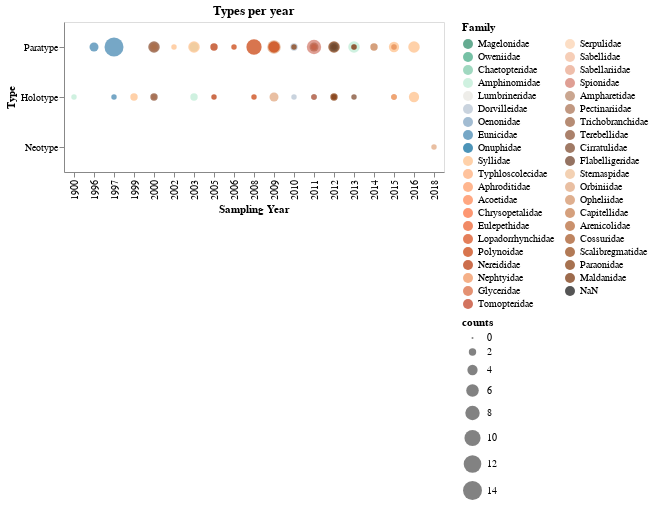

Notebook code for this chart:
### Markdown cell above
### Gráf. de Tipos

### Code cell
tipo = alt.Chart(temp, height=150, title='Types per year').mark_circle().encode(
    x = alt.X('start_year:O', title='Sampling Year'),
    y = alt.Y('type:N', title= 'Type',
              sort=alt.EncodingSortField('counts', op='sum', order='descending')),
    color= alt.Color('family:N', title='Family',
                     scale=alt.Scale(domain=list(cores_familia.keys()), range=list(cores_familia.values())),
                     legend= alt.Legend(columns=2, symbolLimit=42)), 
    size= alt.Size('counts'),
    tooltip= [alt.Tooltip('type', title='type'),
              alt.Tooltip('start_year', title='start year'),
              alt.Tooltip('counts', title='counts')]
)

# tipo.save('./graphs/tipo/tipos_por_ano-colors_per_family.html')

tipo

### Figure 1 — Vega-Lite specification as saved in the notebook (floating-point values rounded to 4 significant figures)
{"config": {"view": {"continuousWidth": 400, "continuousHeight": 300}}, "data": {"name": "data-362509d75ab292431a3acda6b02298bb"}, "mark": "circle", "encoding": {"color": {"type": "nominal", "field": "family", "legend": {"columns": 2, "symbolLimit": 42}, "scale": {"domain": ["Magelonidae", "Oweniidae", "Chaetopteridae", "Amphinomidae", "Lumbrineridae", "Dorvilleidae", "Oenonidae", "Eunicidae", "Onuphidae", "Syllidae", "Typhloscolecidae", "Aphroditidae", "Acoetidae", "Chrysopetalidae", "Eulepethidae", "Lopadorrhynchidae", "Polynoidae", "Nereididae", "Nephtyidae", "Glyceridae", "Tomopteridae", "Serpulidae", "Sabellidae", "Sabellariidae", "Spionidae", "Ampharetidae", "Pectinariidae", "Trichobranchidae", "Terebellidae", "Cirratulidae", "Flabelligeridae", "Sternaspidae", "Orbiniidae", "Opheliidae", "Capitellidae", "Arenicolidae", "Cossuridae", "Scalibregmatidae", "Paraonidae", "Maldanidae", "NaN"], "range": ["#238762", "#3CA67F", "#77c8a5", "#bbebd3", "#e7e5df", "#b2c0d0", "#7A9FBF", "#3c81ae", "#00669a", "#ffbd84", "#ffaa74", "#ff9760", "#ff814b", "#fc6b36", "#eb5824", "#d94814", "#c83b03", "#b73000", "#f18e56", "#D96236", "#bf381b", "#fbd0ad", "#f2b999", "#e8a287", "#d27666", "#b48061", "#a66c4b", "#975b39", "#874c2c", "#774124", "#683720", "#eebd93", "#dfa47a", "#d28d60", "#c37746", "#b4622f", "#a3501d", "#92420e", "#823606", "#732c02", "#0D0D0D"]}, "title": "Family"}, "size": {"type": "quantitative", "field": "counts"}, "tooltip": [{"type": "nominal", "field": "type", "title": "type"}, {"type": "quantitative", "field": "start_year", "title": "start year"}, {"type": "quantitative", "field": "counts", "title": "counts"}], "x": {"type": "ordinal", "field": "start_year", "title": "Sampling Year"}, "y": {"type": "nominal", "field": "type", "sort": {"field": "counts", "op": "sum", "order": "descending"}, "title": "Type"}}, "height": 150, "title": "Types per year", "$schema": "https://vega.github.io/schema/vega-lite/v4.8.1.json", "datasets": {"data-362509d75ab292431a3acda6b02298bb": [{"type": "Holotype", "start_year": 1900.0, "family": "Amphinomidae", "counts": 1}, {"type": "Holotype", "start_year": 1997.0, "family": "Eunicidae", "counts": 1}, {"type": "Holotype", "start_year": 1999.0, "family": "Syllidae", "counts": 2}, {"type": "Holotype", "start_year": 2000.0, "family": "Sabellidae", "counts": 1}, {"type": "Holotype", "start_year": 2000.0, "family": "Terebellidae", "counts": 2}, {"type": "Holotype", "start_year": 2003.0, "family": "Amphinomidae", "counts": 2}, {"type": "Holotype", "start_year": 2005.0, "family": "Nereididae", "counts": 1}, {"type": "Holotype", "start_year": 2008.0, "family": "Lacydoniidae", "counts": 1}, {"type": "Holotype", "start_year": 2008.0, "family": "Polynoidae", "counts": 1}, {"type": "Holotype", "start_year": 2009.0, "family": "Lacydoniidae", "counts": 2}, {"type": "Holotype", "start_year": 2009.0, "family": "Orbiniidae", "counts": 3}, {"type": "Holotype", "start_year": 2010.0, "family": "Dorvilleidae", "counts": 1}, {"type": "Holotype", "start_year": 2011.0, "family": "Amphinomidae", "counts": 1}, {"type": "Holotype", "start_year": 2011.0, "family": "Cirratulidae", "counts": 1}, {"type": "Holotype", "start_year": 2011.0, "family": "Spionidae", "counts": 1}, {"type": "Holotype", "start_year": 2012.0, "family": "Cirratulidae", "counts": 1}, {"type": "Holotype", "start_year": 2012.0, "family": "Paraonidae", "counts": 2}, {"type": "Holotype", "start_year": 2012.0, "family": "Sigalionidae", "counts": 1}, {"type": "Holotype", "start_year": 2013.0, "family": "Cirratulidae", "counts": 1}, {"type": "Holotype", "start_year": 2014.0, "family": "Sigalionidae", "counts": 1}, {"type": "Holotype", "start_year": 2015.0, "family": "Nereididae", "counts": 1}, {"type": "Holotype", "start_year": 2015.0, "family": "Syllidae", "counts": 1}, {"type": "Holotype", "start_year": 2016.0, "family": "Syllidae", "counts": 4}, {"type": "Neotype", "start_year": 2018.0, "family": "Orbiniidae", "counts": 1}, {"type": "Paratype", "start_year": 1996.0, "family": "Eunicidae", "counts": 3}, {"type": "Paratype", "start_year": 1997.0, "family": "Eunicidae", "counts": 14}, {"type": "Paratype", "start_year": 2000.0, "family": "Sabellidae", "counts": 3}, {"type": "Paratype", "start_year": 2000.0, "family": "Syllidae", "counts": 1}, {"type": "Paratype", "start_year": 2000.0, "family": "Terebellidae", "counts": 5}, {"type": "Paratype", "start_year": 2002.0, "family": "Syllidae", "counts": 1}, {"type": "Paratype", "start_year": 2003.0, "family": "Amphinomidae", "counts": 3}, {"type": "Paratype", "start_year": 2003.0, "family": "Syllidae", "counts": 5}, {"type": "Paratype", "start_year": 2005.0, "family": "Nereididae", "counts": 2}, {"type": "Paratype", "start_year": 2006.0, "family": "Polynoidae", "counts": 1}, {"type": "Paratype", "start_year": 2008.0, "family": "Polynoidae", "counts": 9}, {"type": "Paratype", "start_year": 2008.0, "family": "Sigalionidae", "counts": 1}, {"type": "Paratype", "start_year": 2009.0, "family": "Orbiniidae", "counts": 7}, {"type": "Paratype", "start_year": 2009.0, "family": "Polynoidae", "counts": 5}, {"type": "Paratype", "start_year": 2010.0, "family": "Dorvilleidae", "counts": 2}, {"type": "Paratype", "start_year": 2010.0, "family": "Paraonidae", "counts": 1}, {"type": "Paratype", "start_year": 2011.0, "family": "Amphinomidae", "counts": 1}, {"type": "Paratype", "start_year": 2011.0, "family": "Cirratulidae", "counts": 1}, {"type": "Paratype", "start_year": 2011.0, "family": "Eunicidae", "counts": 1}, {"type": "Paratype", "start_year": 2011.0, "family": "Paraonidae", "counts": 3}, {"type": "Paratype", "start_year": 2011.0, "family": "Polynoidae", "counts": 1}, {"type": "Paratype", "start_year": 2011.0, "family": "Spionidae", "counts": 8}, {"type": "Paratype", "start_year": 2012.0, "family": "Amphinomidae", "counts": 2}, {"type": "Paratype", "start_year": 2012.0, "family": "Capitellidae", "counts": 1}, {"type": "Paratype", "start_year": 2012.0, "family": "Cirratulidae", "counts": 1}, {"type": "Paratype", "start_year": 2012.0, "family": "Eunicidae", "counts": 3}, {"type": "Paratype", "start_year": 2012.0, "family": "Paraonidae", "counts": 5}, {"type": "Paratype", "start_year": 2013.0, "family": "Amphinomidae", "counts": 5}, {"type": "Paratype", "start_year": 2013.0, "family": "Capitellidae", "counts": 1}, {"type": "Paratype", "start_year": 2013.0, "family": "Cirratulidae", "counts": 1}, {"type": "Paratype", "start_year": 2014.0, "family": "Capitellidae", "counts": 2}, {"type": "Paratype", "start_year": 2014.0, "family": "Sigalionidae", "counts": 1}, {"type": "Paratype", "start_year": 2015.0, "family": "Capitellidae", "counts": 1}, {"type": "Paratype", "start_year": 2015.0, "family": "Nereididae", "counts": 1}, {"type": "Paratype", "start_year": 2015.0, "family": "Syllidae", "counts": 4}, {"type": "Paratype", "start_year": 2016.0, "family": "Syllidae", "counts": 5}]}}
